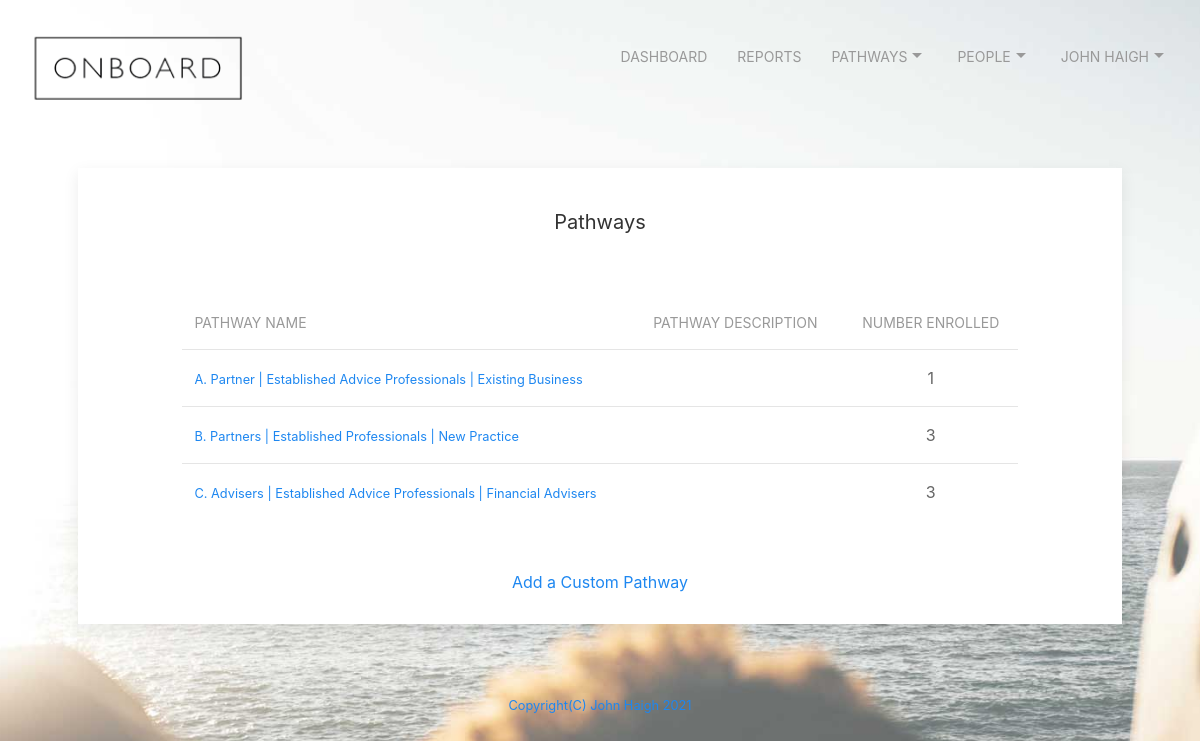
The app's page /pathways (signed in) with its own data.
### tables this page shows
CREATE TABLE pathways ('id' integer PRIMARY KEY NOT NULL, 'pathwayName' text NOT NULL, 'pathwayDescription' text NOT NULL, 'share' text NOT NULL, 'email' text NOT NULL, 'companymail' text NOT NULL, 'enrolled' integer);

### app.py (the view)
@app.route("/pathways", methods=["GET", "POST"])
@login_required
def pathways():
    if request.method == "GET":
        db = SQL("sqlite:///onboard.db")
        info = db.execute("SELECT * FROM users WHERE id = ?", session["user_id"])
        username = info[0]['email']
        firstname = info[0]['firstname']
        lastname = info[0]['lastname']
        company = info[0]['company']
        email = info[0]['email']
        fullname = firstname + ' ' + lastname
        pathways = db.execute("SELECT * FROM pathways WHERE email = ? ORDER BY pathwayName", email)
        return render_template("pathways.html", firstname = firstname, company=company, FullName = fullname, pathways = pathways)

### app.py (called while the page is built)
@app.after_request
def after_request(response):
    response.headers["Cache-Control"] = "no-cache, no-store, must-revalidate"
    response.headers["Expires"] = 0
    response.headers["Pragma"] = "no-cache"
    return response

def login_required(f):
    @wraps(f)
    def decorated_function(*args, **kwargs):
        if session.get("user_id") is None:
            return redirect("/login")
        return f(*args, **kwargs)
    return decorated_function

### templates/pathways.html (shortened to what this page needs)
{% extends "layout.html" %}
{% block main %}
  <div class="uk-card uk-card-default uk-card-small">
    <div class="uk-text-center uk-card-body">
      <h4>Pathways</h4>
    </div>
    <table class="uk-table uk-table-middle uk-table-divider" id="width">
      <thead>
        <tr>
          <th class="uk-table-small">Pathway Name</th>
          <th class="uk-table-expand">Pathway Description</th>
          <th class="uk-table-small" style="text-align: center; vertical-align: middle;">Number Enrolled</th>
        </tr>
      </thead>
      <tbody>
        {% for pathway in pathways %}
        <tr>
          <td><small><a href="/viewpathway?name={{pathway["pathwayName"]}}">{{ pathway["pathwayName"] }}</a></small></td>
          <td><small>{{ pathway["pathwayDescription"] }}</small></td>
          <td style="text-align: center; vertical-align: middle;">{{ pathway["enrolled"] }}</td>
        </tr>
        {% endfor %}
      </tbody>
    </table>
    <div id="center">
      <a href="/newpathway"> Add a Custom Pathway</a>
    </div
  </div>
{% endblock %}

### static/styles.css (style rules this page uses)
#center { margin-left: auto; margin-right: auto; text-align: center; padding: 30px; }
#width { margin-left: auto; margin-right: auto; width: 80%; padding: 20px; }
body { border-color: coral; }
h4 { text-align: center; colour: white; font-weight: 100; padding: 20px }
body { background-image: url("images/ikaia-pal-V1GDlBQFrV0-unsplash.jpg"); background-position: center center; background-repeat: no-repeat; background-attachment: fixed; background-size: cover; background-color: #464646; height: 100vh; }

### records on screen
pathways: pathwayName "A. Partner | Established Advice Professionals | Existing Business", enrolled "1"
pathways: pathwayName "B. Partners | Established Professionals | New Practice", enrolled "3"
pathways: pathwayName "C. Advisers | Established Advice Professionals | Financial Advisers", enrolled "3"

### other values on screen
{{ FullName }} "JOHN HAIGH"
